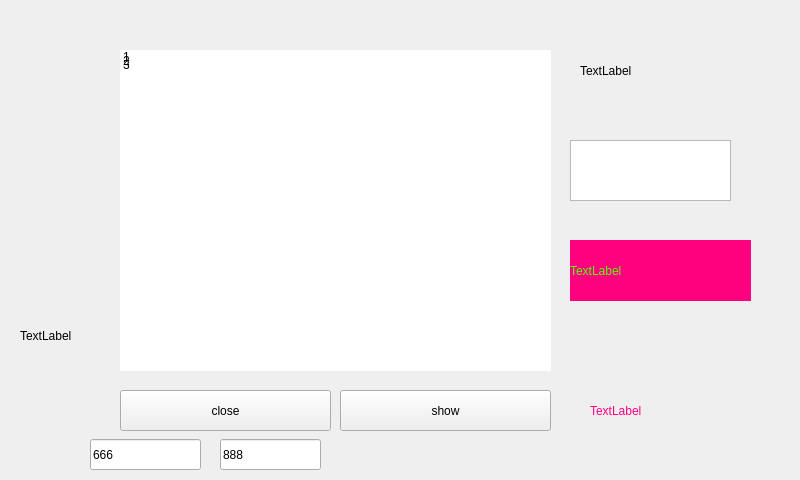
<?xml version="1.0" encoding="UTF-8"?>
<ui version="4.0">
 <class>Widget</class>
 <widget class="QWidget" name="Widget">
  <property name="geometry">
   <rect>
    <x>0</x>
    <y>0</y>
    <width>800</width>
    <height>480</height>
   </rect>
  </property>
  <property name="windowTitle">
   <string>Widget</string>
  </property>
  <widget class="QStackedWidget" name="stackedWidget">
   <property name="geometry">
    <rect>
     <x>0</x>
     <y>0</y>
     <width>800</width>
     <height>480</height>
    </rect>
   </property>
   <property name="currentIndex">
    <number>0</number>
   </property>
   <widget class="QWidget" name="page">
    <widget class="QListWidget" name="listWidget">
     <property name="geometry">
      <rect>
       <x>120</x>
       <y>50</y>
       <width>431</width>
       <height>321</height>
      </rect>
     </property>
     <property name="frameShape">
      <enum>QFrame::NoFrame</enum>
     </property>
     <property name="frameShadow">
      <enum>QFrame::Plain</enum>
     </property>
     <property name="lineWidth">
      <number>0</number>
     </property>
     <property name="sizeAdjustPolicy">
      <enum>QAbstractScrollArea::AdjustIgnored</enum>
     </property>
     <property name="resizeMode">
      <enum>QListView::Adjust</enum>
     </property>
     <property name="spacing">
      <number>12</number>
     </property>
     <property name="gridSize">
      <size>
       <width>4</width>
       <height>4</height>
      </size>
     </property>
     <property name="viewMode">
      <enum>QListView::ListMode</enum>
     </property>
     <property name="modelColumn">
      <number>0</number>
     </property>
     <property name="selectionRectVisible">
      <bool>false</bool>
     </property>
     <item>
      <property name="text">
       <string>1</string>
      </property>
     </item>
     <item>
      <property name="text">
       <string>2</string>
      </property>
     </item>
     <item>
      <property name="text">
       <string>3</string>
      </property>
     </item>
    </widget>
    <widget class="QPushButton" name="pushButton">
     <property name="geometry">
      <rect>
       <x>120</x>
       <y>390</y>
       <width>211</width>
       <height>41</height>
      </rect>
     </property>
     <property name="text">
      <string>close</string>
     </property>
    </widget>
    <widget class="QPushButton" name="pushButton_2">
     <property name="geometry">
      <rect>
       <x>340</x>
       <y>390</y>
       <width>211</width>
       <height>41</height>
      </rect>
     </property>
     <property name="text">
      <string>show</string>
     </property>
    </widget>
    <widget class="QTableWidget" name="tableWidget">
     <property name="geometry">
      <rect>
       <x>570</x>
       <y>140</y>
       <width>161</width>
       <height>61</height>
      </rect>
     </property>
    </widget>
    <widget class="QLabel" name="label">
     <property name="geometry">
      <rect>
       <x>590</x>
       <y>380</y>
       <width>181</width>
       <height>61</height>
      </rect>
     </property>
     <property name="styleSheet">
      <string notr="true">font: 20pt &quot;AcadEref&quot;;
color: rgb(255, 0, 127);</string>
     </property>
     <property name="text">
      <string>TextLabel</string>
     </property>
    </widget>
    <widget class="QLabel" name="label_2">
     <property name="geometry">
      <rect>
       <x>580</x>
       <y>40</y>
       <width>181</width>
       <height>61</height>
      </rect>
     </property>
     <property name="text">
      <string>TextLabel</string>
     </property>
    </widget>
    <widget class="QLabel" name="label_3">
     <property name="geometry">
      <rect>
       <x>20</x>
       <y>300</y>
       <width>91</width>
       <height>71</height>
      </rect>
     </property>
     <property name="text">
      <string>TextLabel</string>
     </property>
    </widget>
    <widget class="QLineEdit" name="lineEdit">
     <property name="geometry">
      <rect>
       <x>90</x>
       <y>439</y>
       <width>111</width>
       <height>31</height>
      </rect>
     </property>
     <property name="text">
      <string>666</string>
     </property>
    </widget>
    <widget class="QLineEdit" name="lineEdit_2">
     <property name="geometry">
      <rect>
       <x>220</x>
       <y>439</y>
       <width>101</width>
       <height>31</height>
      </rect>
     </property>
     <property name="text">
      <string>888</string>
     </property>
    </widget>
    <widget class="QLabel" name="label_4">
     <property name="geometry">
      <rect>
       <x>570</x>
       <y>240</y>
       <width>181</width>
       <height>61</height>
      </rect>
     </property>
     <property name="styleSheet">
      <string notr="true">background-color: rgb(255, 0, 127);
color: rgb(85, 255, 0);</string>
     </property>
     <property name="text">
      <string>TextLabel</string>
     </property>
    </widget>
   </widget>
   <widget class="QWidget" name="page_2">
    <widget class="QPushButton" name="pushButton_3">
     <property name="geometry">
      <rect>
       <x>310</x>
       <y>290</y>
       <width>75</width>
       <height>61</height>
      </rect>
     </property>
     <property name="text">
      <string>back</string>
     </property>
    </widget>
   </widget>
  </widget>
 </widget>
 <layoutdefault spacing="6" margin="11"/>
 <resources/>
 <connections/>
</ui>
